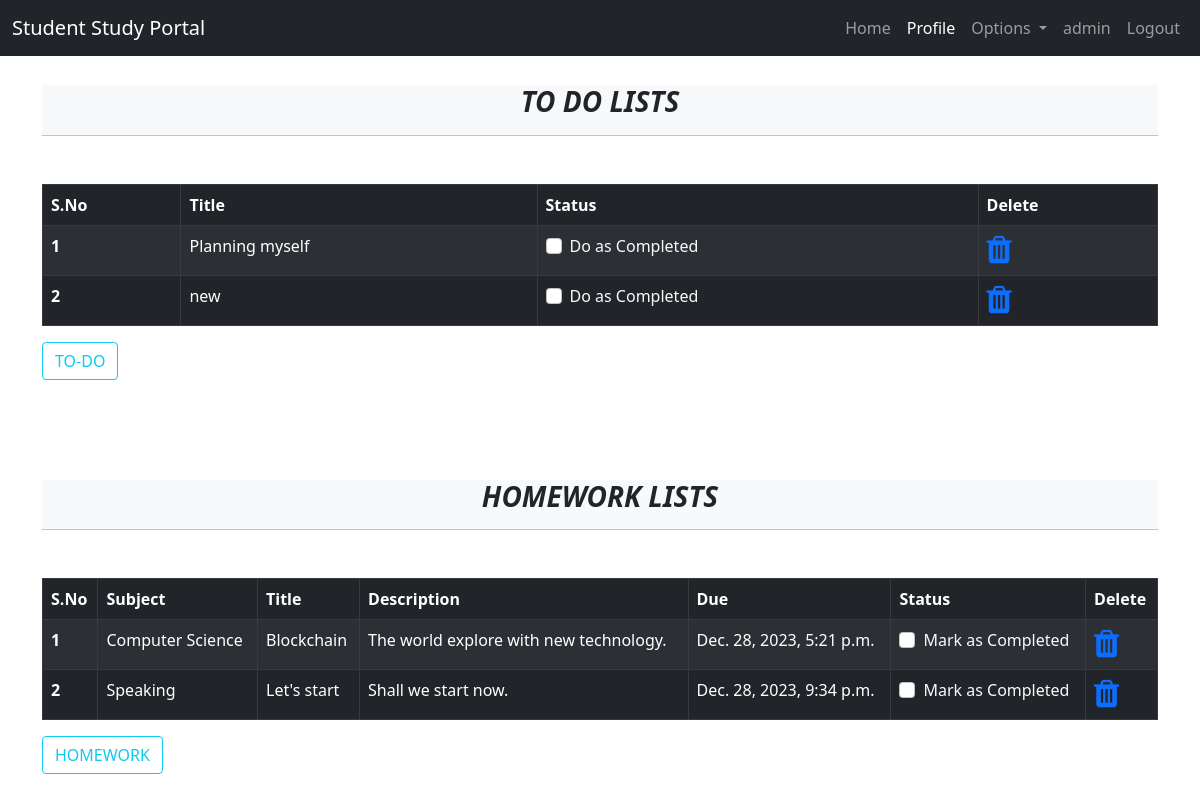
The app's page /profile (signed in) with its own data.
### dashboard/models.py (models this page shows, shortened)
class Todo(models.Model):
    user=models.ForeignKey(User,on_delete=models.CASCADE)
    title=models.CharField(max_length=75)
    isfinished=models.BooleanField(default=False)

class Homework(models.Model):
    user=models.ForeignKey(User,on_delete=models.CASCADE)
    subject=models.CharField(max_length=25)
    title=models.CharField(max_length=75)
    description=models.TextField()
    due=models.DateTimeField()
    isfinished=models.BooleanField(default=False)

### dashboard/views.py (the view)
# urls.py: path('profile', views.profile, name='profile'),
def profile(request):
    if request.user.is_authenticated:
        todos=Todo.objects.filter(user=request.user,isfinished=False)
        homework=Homework.objects.filter(user=request.user,isfinished=False)
        if len(todos)==0:
           tododone=True
        else:
           tododone=False
        if len(homework)==0:
           homework_done=True
        else:
           homework_done=False
        context={"todos":todos,"tododone":tododone,"homework":homework,"homework_done":homework_done}
        return render(request,'profile.html',context)
    else:
        messages.warning(request,"Have to Login to see profile")
        return redirect('/')

### templates/profile.html
{% extends 'base.html' %}
{% block profile %}active{% endblock profile %}
{% block body %}
<div class="container" style="margin-top: 85px;"">
    <div class=" col-12 mb-5 bg-light">
    <h3 class="mb-2 mt-4 text-center fw-bold fst-italic ">TO DO LISTS</h3>
    <hr style="border-color:aliceblue">
</div>
{% if not tododone %}
<table class="table table-striped table-bordered table-hover table-dark">
    <thead>
        <tr>
            <th scope="col">S.No</th>
            <th scope="col">Title</th>
            <th scope="col">Status</th>
            <th scope="col">Delete</th>
        </tr>
    </thead>
    <tbody>
        {% for todo in todos %}
        <tr>
            <th scope="row">{{forloop.counter}}</th>
            <td>{{todo.title}}</td>
            <td>
                <a href="updatetodo/{{todo.id}}">
                    <div class="form-check">
                        {% if todo.isfinished == True%}
                        <input class="form-check-input" type="checkbox" checked>
                        <label class="form-check-label text-light">
                            Completed
                        </label>
                        {% else %}
                        <input class="form-check-input" type="checkbox">
                        <label class="form-check-label text-light">
                            Do as Completed
                        </label>
                        {% endif %}
                    </div>
                </a>
            </td>
            <td><a href="deletetodo/{{todo.id}}"><i class="fa fa-trash fa-2x"></i></a></td>
        </tr>
        {% endfor %}
    </tbody>
</table>
{% else %}
<h4>All tasks have been done!</h4>
{% endif %}
<a href="/todo"><button type="button" class="btn btn-outline-info">TO-DO</button></a>
</div>
<div class="container" style="margin-top: 100px;">
    <div class="col-12 mb-5 bg-light">
        <h3 class="mb-2 mt-5 text-center fw-bold fst-italic ">HOMEWORK LISTS</h3>
        <hr style="border-color:aliceblue">
    </div>
    {% if not homework_done %}
    <table class="table table-striped table-bordered table-hover table-dark ">
        <thead>
            <tr>
                <th scope="col">S.No</th>
                <th scope="col">Subject</th>
                <th scope="col">Title</th>
                <th scope="col">Description</th>
                <th scope="col">Due</th>
                <th scope="col">Status</th>
                <th scope="col">Delete</th>
            </tr>
        </thead>
        <tbody>
            {% for homew in homework %}
            <tr>
                <th scope="row">{{forloop.counter}}</th>
                <td>{{homew.subject}}</td>
                <td>{{homew.title}}</td>
                <td>{{homew.description}}</td>
                <td>{{homew.due}}</td>
                <td>
                    <a href="updatehomework/{{homew.id}}">
                        <div class="form-check">
                            {% if homew.isfinished == True %}
                            <input class="form-check-input" type="checkbox" checked>
                            <label class="form-check-label text-light"> Completed </label>
                            {% else %}
                            <input class="form-check-input" type="checkbox">
                            <label class="form-check-label text-light"> Mark as Completed </label>
                            {% endif %}
                        </div>
                    </a>
                </td>
                <td><a href="deletehomework/{{homew.id}}"><i class="fa fa-trash fa-2x"></i></a></td>
            </tr>
            {% endfor %}
        </tbody>
    </table>
    {% else %}
    <h4>All homeworks are completed!</h4>
    {% endif %}
    <a href="/homework"><button type="button" class="btn btn-outline-info">HOMEWORK</button></a>
</div>
{% endblock body %}

### templates/base.html (shortened to what this page needs)
{% load static %}
<!doctype html>
<html lang="en">
<head>
  <link href="https://cdn.jsdelivr.net/npm/bootstrap@5.0.2/dist/css/bootstrap.min.css" rel="stylesheet"
>
  <link rel="stylesheet" href="https://cdnjs.cloudflare.com/ajax/libs/font-awesome/4.7.0/css/font-awesome.min.css">
  <link rel="stylesheet" href="https://cdn.jsdelivr.net/npm/flatpickr/dist/flatpickr.min.css">
  <link rel="stylesheet" href="{% static 'css\style.css' %}">
  <link rel="stylesheet" href="{% static 'css\cal.css' %}">
</head>
<body>
  <nav class="navbar navbar-expand-lg navbar-dark bg-dark fixed-top">
    <div class="container-fluid">
      <a class="navbar-brand" href="#">Student Study Portal</a>
      <div class="collapse navbar-collapse " id="navbarSupportedContent">
        <ul class="navbar-nav  ms-auto mb-2 mb-lg-0">
          <li class="nav-item ">
            <a class="nav-link {% block home %}{% endblock home %}" aria-current="page" href="/">Home</a>
          </li>
          <li class="nav-item">
            <a class="nav-link {% block profile %}{% endblock profile %}" href="/profile">Profile</a>
          </li>
          <li class="nav-item dropdown">
            <a class="nav-link dropdown-toggle" href="#" id="navbarDropdown" role="button" data-bs-toggle="dropdown"
              aria-expanded="false">
              Options
            </a>
          </li>
          {% if request.user.is_authenticated %}
          <li class="nav-item">
            <a class="nav-link" href="/">{{request.user}}</a>
          </li>
          <li class="nav-item">
            <a class="nav-link" href="/fnlogout">Logout</a>
          </li>
          {% endif %}
        </ul>
      </div>
    </div>
  </nav>
  {% block body %}
  {% endblock body %}
</body>
</html>

### records on screen
Todo: title "Planning myself"
Todo: title "new"
Homework: subject "Computer Science", title "Blockchain", description "The world explore with new technology.", due "Dec. 28, 2023, 5:21 p.m."
Homework: subject "Speaking", title "Let's start", description "Shall we start now.", due "Dec. 28, 2023, 9:34 p.m."

### other values on screen
{{ request.user }} "admin"
